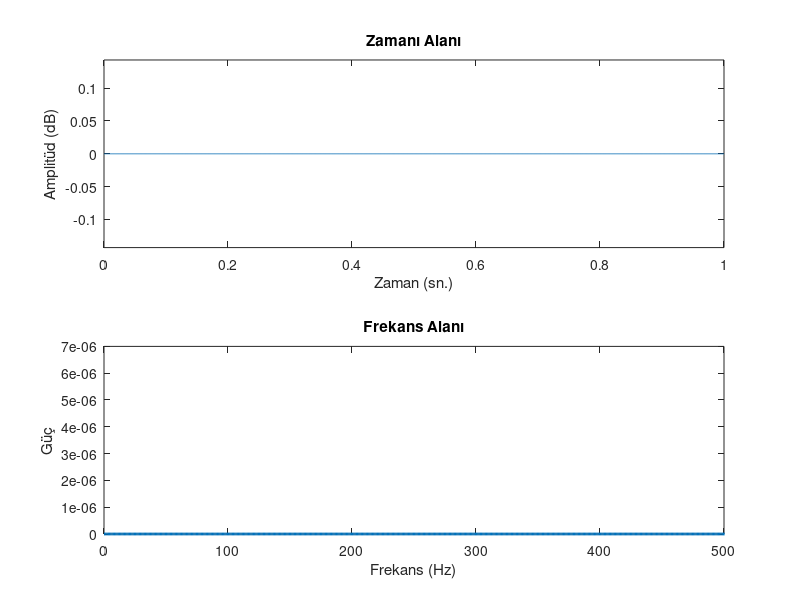

This chart was generated by the following MATLAB code: (Note: this script raises an error after producing the figure.)
%Gerçek Zamanlı Ses Spektrogramı Oluşturma
%Soner Türüdü / UMCG / University of Groningen

%Kayıt ve analiz parametreleri
srate = 44100/4;
time  = 0:1/srate:1-1/srate;
n     = length(time);
hz    = linspace(0,srate,n);

% Çizimin oluşturulması
figure(1), clf

% Zaman alanı
subplot(211)
timeh = plot(time,zeros(n,1));
set(gca,'ylim',[-1 1]/7)  
xlabel('Zaman (sn.)'), ylabel('Amplitüd (dB)')
title('Zamanı Alanı')

% Frekans alanı
subplot(212)
freqh = plot(hz, zeros(n,1),'linew',2);
set(gca,'xlim',[0 500],'ylim',[0 7]*1e-6)
xlabel('Frekans (Hz)'), ylabel('Güç')
title('Frekans Alanı')


% ses kaydedici kurulumu
auddat = audiorecorder (srate,8,1);

% Kaydı başlatma ve arabellekte tutma
record (auddat);
pause(1.1);

% Ctrl-c ile çıkana kadar, projenin çalışmasını sağlama
while 1
    
    % bir önceki saniyeden veri alınması
    data = getaudiodata (auddat);
    data = data (end-srate+1:end);
    
    % çizimlerin güncel tutulması
    set(timeh,'YData', data);
    set(freqh,'YData', abs(fft(data)/n).^2);
    
    pause(.1)
end

%Durdurma
%Burada hata verebilir. Fakat önemli değil, silebilirsiniz
%Ctrl-c kullanarak çıkacağız

stop(auddat);